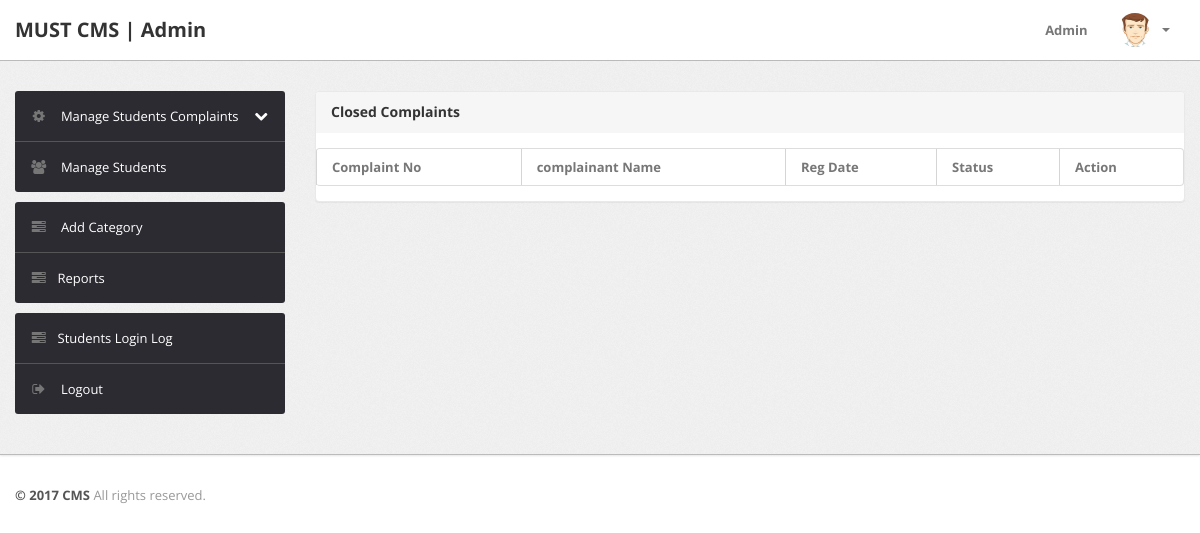
Page /admin/closed-complaint.php (signed in) on the earlier database version.
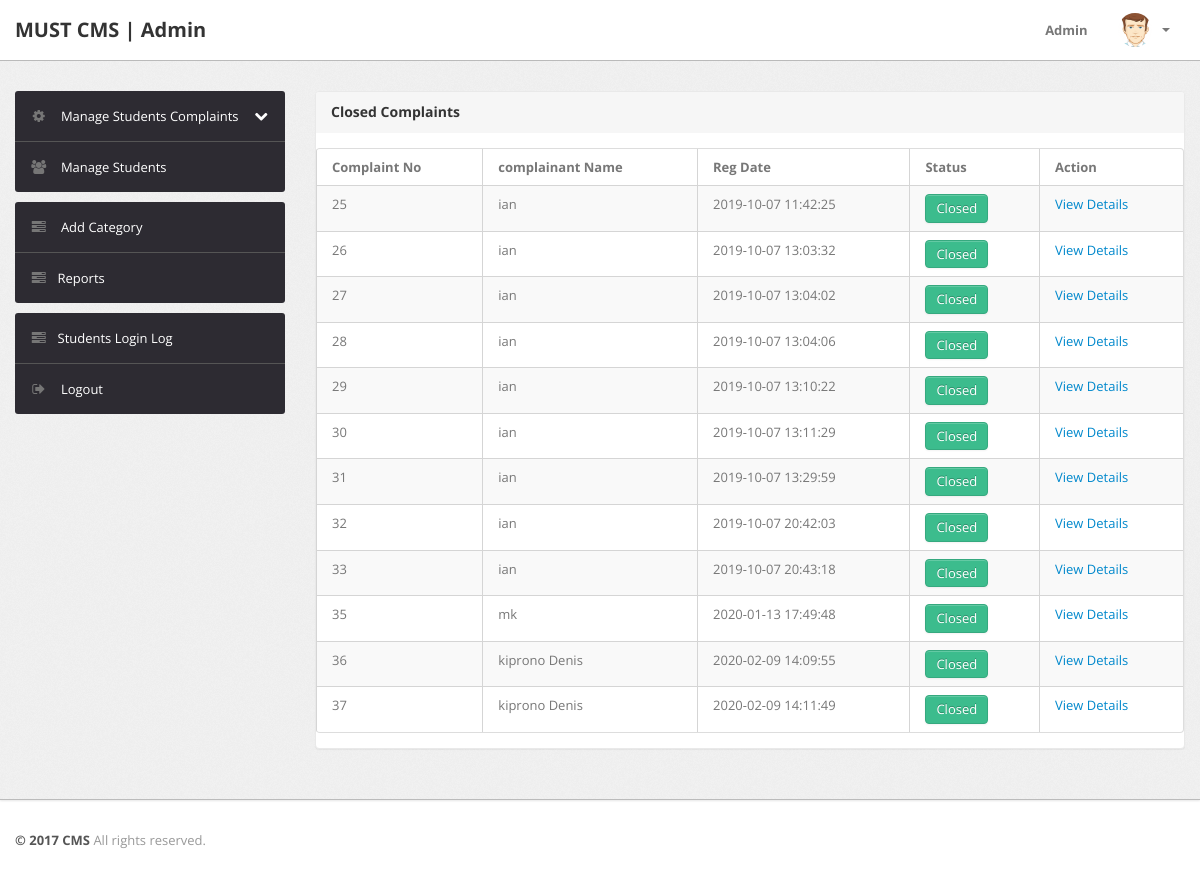
Same page on the later database version.
### tables this page shows
CREATE TABLE `tblcomplaints` (
  `complaintNumber` int(11) NOT NULL,
  `userId` int(11) NOT NULL,
  `category` int(11) NOT NULL,
  `complaintType` varchar(255) NOT NULL,
  `complaintDetails` mediumtext NOT NULL,
  `complaintFile` varchar(255) DEFAULT NULL,
  `regDate` timestamp NOT NULL DEFAULT CURRENT_TIMESTAMP,
  `status` varchar(50) DEFAULT NULL,
  `lastUpdationDate` timestamp NULL DEFAULT CURRENT_TIMESTAMP ON UPDATE CURRENT_TIMESTAMP
);

CREATE TABLE `users` (
  `id` int(11) NOT NULL,
  `fullName` varchar(255) DEFAULT NULL,
  `userRegNo` varchar(255) DEFAULT NULL,
  `password` varchar(255) DEFAULT NULL,
  `contactNo` bigint(11) DEFAULT NULL,
  `pincode` int(6) DEFAULT NULL,
  `userImage` varchar(255) DEFAULT NULL,
  `regDate` timestamp NOT NULL DEFAULT CURRENT_TIMESTAMP,
  `updationDate` timestamp NULL DEFAULT CURRENT_TIMESTAMP ON UPDATE CURRENT_TIMESTAMP,
  `status` int(1) DEFAULT NULL
);

### admin/closed-complaint.php (the view, shortened to what this page needs)
<?php
include('include/config.php');
if(strlen($_SESSION['alogin'])==0)
	{
header('location:index.php');
}
else{
?>
<!DOCTYPE html>
<html lang="en">
<head>
	<link type="text/css" href="bootstrap/css/bootstrap.min.css" rel="stylesheet">
	<link type="text/css" href="bootstrap/css/bootstrap-responsive.min.css" rel="stylesheet">
	<link type="text/css" href="css/theme.css" rel="stylesheet">
	<link type="text/css" href="images/icons/css/font-awesome.css" rel="stylesheet">
</head>
<body>
<?php include('include/header.php');?>
	<div class="wrapper">
		<div class="container">
			<div class="row">
<?php include('include/sidebar.php');?>
			<div class="span9">
					<div class="content">
	<div class="module">
							<div class="module-head">
								<h3>Closed Complaints</h3>
							</div>
							<div class="module-body table">
								<table cellpadding="0" cellspacing="0" border="0" class="datatable-1 table table-bordered table-striped	 display" >
									<thead>
										<tr>
											<th>Complaint No</th>
											<th> complainant Name</th>
											<th>Reg Date</th>
											<th>Status</th>
											<th>Action</th>
										</tr>
									</thead>
<tbody>
<?php
$st='completed';
$query=mysqli_query($con,"select tblcomplaints.*,users.fullName as name from tblcomplaints join users on users.id=tblcomplaints.userId where tblcomplaints.status='$st'");
while($row=mysqli_fetch_array($query))
{
?>
										<tr>
											<td><?php echo htmlentities($row['complaintNumber']);?></td>
											<td><?php echo htmlentities($row['name']);?></td>
											<td><?php echo htmlentities($row['regDate']);?></td>
											<td><button type="button" class="btn btn-success">Closed</button></td>
											<td>   <a href="complaint-details.php?cid=<?php echo htmlentities($row['complaintNumber']);?>"> View Details</a>
											</td>
											</tr>
										<?php  } ?>
										</tbody>
								</table>
							</div>
						</div>
					</div>
				</div>
			</div>
		</div>
	</div>
<?php include('include/footer.php');?>
</body>
<?php } ?>

Differences in the rows shown:
now on this page (row edited): tblcomplaints: complaintNumber "25", userId.fullName "ian", regDate "2019-10-07 11:42:25"
now on this page (row edited): tblcomplaints: complaintNumber "26", userId.fullName "ian", regDate "2019-10-07 13:03:32"
now on this page (row edited): tblcomplaints: complaintNumber "27", userId.fullName "ian", regDate "2019-10-07 13:04:02"
now on this page (row edited): tblcomplaints: complaintNumber "28", userId.fullName "ian", regDate "2019-10-07 13:04:06"
now on this page (row edited): tblcomplaints: complaintNumber "29", userId.fullName "ian", regDate "2019-10-07 13:10:22"
now on this page (row edited): tblcomplaints: complaintNumber "30", userId.fullName "ian", regDate "2019-10-07 13:11:29"
now on this page (row edited): tblcomplaints: complaintNumber "31", userId.fullName "ian", regDate "2019-10-07 13:29:59"
now on this page (row edited): tblcomplaints: complaintNumber "32", userId.fullName "ian", regDate "2019-10-07 20:42:03"
now on this page (row edited): tblcomplaints: complaintNumber "33", userId.fullName "ian", regDate "2019-10-07 20:43:18"
now on this page (row edited): tblcomplaints: complaintNumber "35", userId.fullName "mk", regDate "2020-01-13 17:49:48"
now on this page (row edited): tblcomplaints: complaintNumber "36", userId.fullName "kiprono Denis", regDate "2020-02-09 14:09:55"
now on this page (row edited): tblcomplaints: complaintNumber "37", userId.fullName "kiprono Denis", regDate "2020-02-09 14:11:49"
